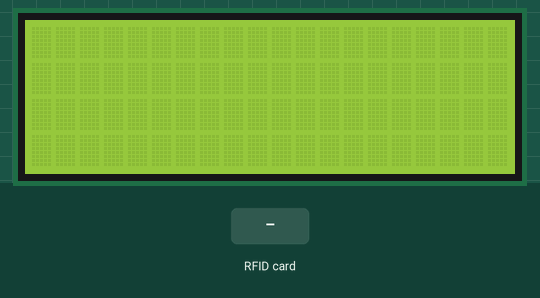
Bench run of a program on a simulated Raspberry Pi Pico running MicroPython. Parts: 20×4 character LCD. The test bench sets the inputs (shaded band). What the program prints to the serial console is not drawn.

Above: at 1.2 s.
1.3 s: RFID card 6D 62 D1 05 held to the reader
At 2.3 s:
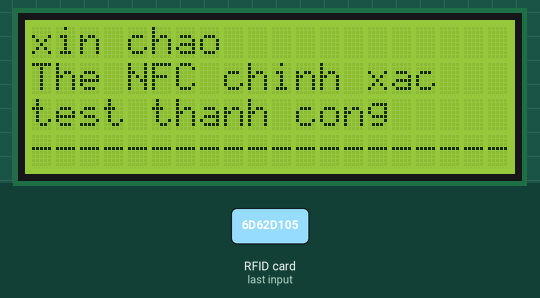
4.3 s: RFID card 5E 7A 19 C4 held to the reader
At 5.3 s:
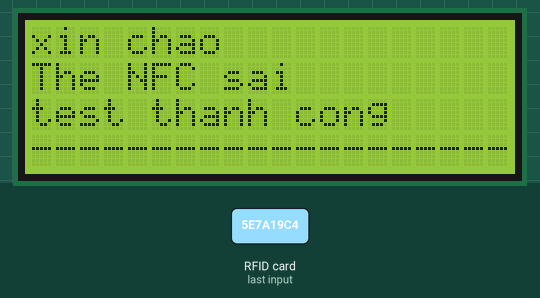
Timing chart, 0 to 7.3 s (numbered marks = the images above; inputs shaded):
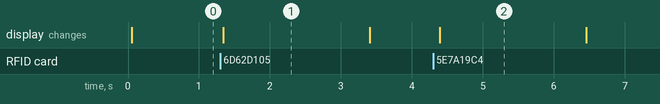

The program:

NFC_+_LCD_I2C__Thonny_.py
```python
from mfrc522 import MFRC522
from machine import I2C, Pin
from DIYables_MicroPython_LCD_I2C import LCD_I2C
import utime

# Thiết lập kết nối giữa các chân
    # NFC
reader = MFRC522(spi_id=0, sck=Pin(2), miso=Pin(4), mosi=Pin(3), cs=Pin(1), rst=Pin(0))
print("Thẻ NFC hiện tại:\n")
PreviousCard = [0] # Khởi tạo PreviousCard
    # LCD I2C
I2C_ADDR = 0x27
LCD_COLS = 20
LCD_ROWS = 4
i2c = I2C(1, sda=Pin(6), scl=Pin(7), freq=400000)
lcd = LCD_I2C(i2c, I2C_ADDR, LCD_ROWS, LCD_COLS)
lcd.backlight_on()
lcd.clear()

# Hàm hiển thị thông báo trên LCD
def display_lcd_message(message_line1, message_line2):
    lcd.clear()
    lcd.set_cursor(0, 0)
    lcd.print("xin chao")
    lcd.set_cursor(0, 1)
    lcd.print(message_line1)
    lcd.set_cursor(0, 2)
    lcd.print(message_line2)
    lcd.set_cursor(0, 3)
    lcd.print("--------------------")
    utime.sleep(2)

while True:
    reader.init()
    (stat, tag_type) = reader.request(reader.REQIDL)

    if stat == reader.OK:
        (stat, uid) = reader.SelectTagSN()

        if stat == reader.OK: # Chuyển UID sang chuỗi hex để so sánh dễ dàng
            card = reader.tohexstring(uid)
            if uid != PreviousCard:
                print("Chi tiết thẻ như sau:")
                print(card)

                if card == "[0x6D, 0x62, 0xD1, 0x05]":
                    print("Đã lưu trong hệ thống")
                    display_lcd_message("The NFC chinh xac", "test thanh cong")
                else:
                    print("Chưa lưu trong hệ thống")
                    display_lcd_message("The NFC sai", "test thanh cong")

                PreviousCard = uid # Cập nhật thẻ trước đó
            else:
                pass
    else:
        PreviousCard = [0]
        lcd.clear()
    utime.sleep_ms(50) # Giảm thời gian chờ để tăng tốc độ phản hồi
```

Measured:
- after the input at 1.3 s, the display: changes at once (image 1)
- after the input at 4.3 s, the display: changes after 0.09 s (image 2)
- what the display in image 1 shows lasts 2.1 s, from 1.3 s to 3.4 s
